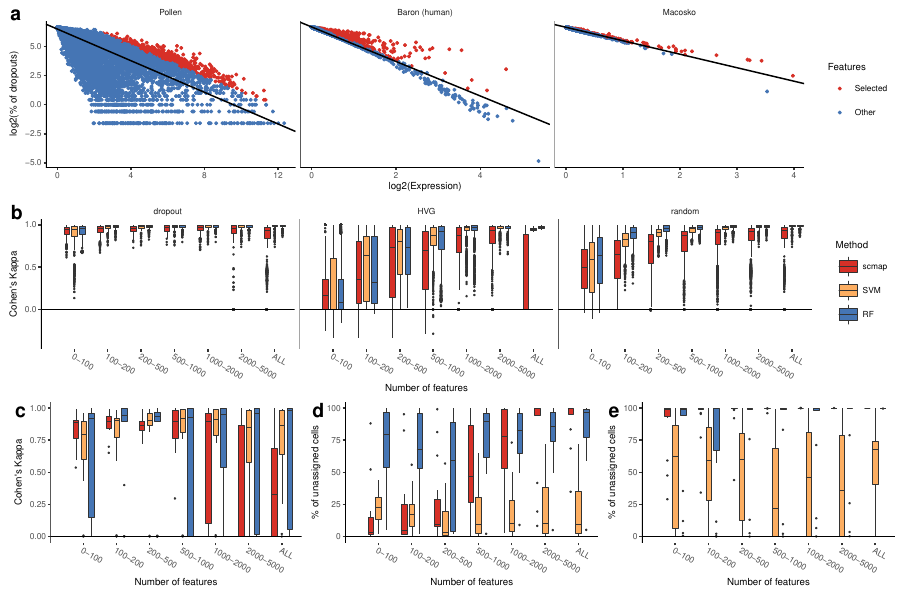

Reproduce this figure in R.
library(cowplot)

cols1 <- c("#d73027", "#4575b4")

f_select <- read.csv("data/fig1a.csv")
f_select$Dataset <- factor(f_select$Dataset, levels = c("Pollen", "Baron (human)", "Macosko"))
f_select$Features <- factor(f_select$Features, levels = c("Selected", "Other"))
lm_fit <- unique(f_select[,5:7])
p_s1a <- ggplot(f_select, aes(x = expression, y = dropouts, colour = Features)) + 
    facet_grid(. ~ Dataset, scales = "free_x") +
    geom_point(size = 0.7) + scale_colour_manual(values = cols1) + 
    labs(x = "log2(Expression)", y = "log2(% of dropouts)") + 
    geom_abline(data = lm_fit, aes(intercept = lm_intercept, slope = lm_slope)) + 
    theme_classic() +
    theme(axis.line=element_blank(), strip.background = element_rect(colour = "white")) +
    annotate("segment", x=-Inf, xend=Inf, y=-Inf, yend=-Inf, color = "black")+
    annotate("segment", x=-Inf, xend=-Inf, y=-Inf, yend=Inf, color = "black")

cols <- c("#d73027", "#fdae61", "#4575b4")

self_proj <- read.csv("data/fig1b.csv")
self_proj$n_features <- factor(self_proj$n_features, levels = c("0-100", "100-200", "200-500", "500-1000", "1000-2000", "2000-5000", "ALL"))
self_proj$Features <- factor(self_proj$Features, levels = c("dropout", "HVG", "random"))
self_proj$Method <- factor(self_proj$Method, levels = c("scmap", "SVM", "RF"))

p_s1b <- ggplot(self_proj, aes(n_features, kappa, fill = Method)) +
    geom_boxplot(size = 0.1, width = 0.5, position = position_dodge(width = 0.7), outlier.size = 0.2) +
    facet_grid(. ~ Features) +
    scale_fill_manual(values = cols) +
    ylim(-0.4, 1) +
    theme_classic() +
    theme(axis.line=element_blank(), 
          strip.background = element_rect(colour = "white"),
          axis.text.x=element_text(angle = -30, hjust = 0)) +
    annotate("segment", x=0, xend=Inf, y=0, yend=0, color = "black") +
    annotate("segment", x=0, xend=0, y=-Inf, yend=Inf, color = "black") +
    labs(x = "Number of features", y = "Cohen's Kappa")

plot_grid(p_s1a, p_s1b, ncol = 1, labels = c("a", "b"))

ggsave("figS1.png", w = 9, h = 6)

pos_ctrls <- read.csv("data/fig1cd.csv")
pos_ctrls$n_features <- factor(pos_ctrls$n_features, levels = c("0-100", "100-200", "200-500", "500-1000", "1000-2000", "2000-5000", "ALL"))
pos_ctrls$Method <- factor(pos_ctrls$Method, levels = c("scmap", "SVM", "RF"))

p_s2a <- ggplot(pos_ctrls, aes(n_features, kappa, fill = Method)) +
    geom_boxplot(size = 0.1, width = 0.5, position = position_dodge(width = 0.7), outlier.size = 0.2) +
    facet_grid(threshold ~ .) +
    scale_fill_manual(values = cols, guide = guide_legend()) +
    theme_classic() +
    theme(axis.line=element_blank(), 
          legend.position = "top",
          strip.background = element_rect(colour = "white"),
          axis.text.x=element_text(angle = -30, hjust = 0)) +
    annotate("segment", x=0, xend=Inf, y=0, yend=0, color = "black") +
    annotate("segment", x=0, xend=0, y=-Inf, yend=Inf, color = "black") +
    labs(x = "Number of features", y = "Cohen's Kappa")

p_s2b <- ggplot(pos_ctrls, aes(n_features, uns_rate, fill = Method)) +
    geom_boxplot(size = 0.1, width = 0.5, position = position_dodge(width = 0.7), outlier.size = 0.2) +
    scale_fill_manual(values = cols, guide = guide_legend()) +
    facet_grid(threshold ~ .) +
    theme_classic() +
    theme(axis.line=element_blank(), 
          legend.position = "top",
          strip.background = element_rect(colour = "white"),
          axis.text.x=element_text(angle = -30, hjust = 0)) +
    annotate("segment", x=0, xend=Inf, y=0, yend=0, color = "black") +
    annotate("segment", x=0, xend=0, y=-Inf, yend=Inf, color = "black") +
    labs(x = "Number of features", y = "% of unassigned cells")

p_1c <- ggplot(pos_ctrls[pos_ctrls$threshold == 0.7, ], aes(n_features, kappa, fill = Method)) +
    geom_boxplot(size = 0.1, width = 0.5, position = position_dodge(width = 0.7), outlier.size = 0.2) +
    scale_fill_manual(values = cols, guide = guide_legend()) +
    theme_classic(base_size = 7) +
    theme(axis.line=element_blank(), 
          strip.background = element_rect(colour = "white"),
          legend.position = "top",
          axis.text.x=element_text(angle = -30, hjust = 0)) +
    annotate("segment", x=0, xend=Inf, y=0, yend=0, color = "black") +
    annotate("segment", x=0, xend=0, y=-Inf, yend=Inf, color = "black") +
    labs(x = "Number of features", y = "Cohen's Kappa")

p_1d <- ggplot(pos_ctrls[pos_ctrls$threshold == 0.7, ], aes(n_features, uns_rate, fill = Method)) +
    geom_boxplot(size = 0.1, width = 0.5, position = position_dodge(width = 0.7), outlier.size = 0.2) +
    scale_fill_manual(values = cols, guide = guide_legend()) +
    theme_classic(base_size = 7) +
    theme(axis.line=element_blank(),
          legend.position="top",
          strip.background = element_rect(colour = "white"),
          axis.text.x=element_text(angle = -30, hjust = 0)) +
    annotate("segment", x=0, xend=Inf, y=0, yend=0, color = "black") +
    annotate("segment", x=0, xend=0, y=-Inf, yend=Inf, color = "black") +
    labs(x = "Number of features", y = "% of unassigned cells")

neg_ctrls <- read.csv("data/fig1e.csv")
neg_ctrls$n_features <- factor(neg_ctrls$n_features, levels = c("0-100", "100-200", "200-500", "500-1000", "1000-2000", "2000-5000", "ALL"))
neg_ctrls$Method <- factor(neg_ctrls$Method, levels = c("scmap", "SVM", "RF"))

p_1e <- ggplot(neg_ctrls[neg_ctrls$threshold == 0.7, ], aes(n_features, uns_rate, fill = Method)) +
    geom_boxplot(size = 0.1, width = 0.5, position = position_dodge(width = 0.7), outlier.size = 0.2) +
    scale_fill_manual(values = cols, guide = guide_legend()) +
    theme_classic(base_size = 7) +
    theme(axis.line=element_blank(), 
          strip.background = element_rect(colour = "white"),
          legend.position = "top",
          axis.text.x=element_text(angle = -30, hjust = 0)) +
    annotate("segment", x=0, xend=Inf, y=0, yend=0, color = "black") +
    annotate("segment", x=0, xend=0, y=-Inf, yend=Inf, color = "black") +
    labs(x = "Number of features", y = "% of unassigned cells")

p_s2c <- ggplot(neg_ctrls, aes(n_features, uns_rate, fill = Method)) +
    geom_boxplot(size = 0.1, width = 0.5, position = position_dodge(width = 0.7), outlier.size = 0.2) +
    facet_grid(threshold ~ .) +
    scale_fill_manual(values = cols, guide = guide_legend()) +
    theme_classic() +
    theme(axis.line=element_blank(), 
          legend.position = "top",
          strip.background = element_rect(colour = "white"),
          axis.text.x=element_text(angle = -30, hjust = 0)) +
    annotate("segment", x=0, xend=Inf, y=0, yend=0, color = "black") +
    annotate("segment", x=0, xend=0, y=-Inf, yend=Inf, color = "black") +
    labs(x = "Number of features", y = "% of unassigned cells")

plot_grid(p_s2a, p_s2b, p_s2c, nrow = 1, labels = c("a", "b", "c"))
ggsave("figS2.png", w = 9, h = 6)

second_row <- plot_grid(p_1c, p_1d, p_1e, nrow = 1, labels = c("c", "d", "e"))
plot_grid(plot_grid(NULL, NULL, nrow = 1, labels = c("a", "b")), second_row, ncol = 1, rel_heights = c(2.3, 2))
ggsave("fig1.pdf", w = 9, h = 6)

downsampling <- read.csv("data/figS3ab.csv")
downsampling$n_features <- factor(downsampling$n_features, levels = c("0-100", "100-200", "200-500", "500-1000", "1000-2000", "2000-5000", "ALL"))

p_s3a <- ggplot(downsampling, aes(n_features, kappa, fill = Method)) +
    geom_boxplot(size = 0.1, width = 0.5, position = position_dodge(width = 0.7), outlier.size = 0.2) +
    facet_grid(downsample_frac ~ .) +
    scale_fill_manual(values = cols, guide = guide_legend()) +
    theme_classic() +
    theme(axis.line=element_blank(), 
          legend.position = "top",
          strip.background = element_rect(colour = "white"),
          axis.text.x=element_text(angle = -30, hjust = 0)) +
    annotate("segment", x=0, xend=Inf, y=0, yend=0, color = "black") +
    annotate("segment", x=0, xend=0, y=-Inf, yend=Inf, color = "black") +
    labs(x = "Number of features", y = "Cohen's Kappa")

p_s3b <- ggplot(downsampling, aes(n_features, uns_rate, fill = Method)) +
    geom_boxplot(size = 0.1, width = 0.5, position = position_dodge(width = 0.7), outlier.size = 0.2) +
    scale_fill_manual(values = cols, guide = guide_legend()) +
    facet_grid(downsample_frac ~ .) +
    theme_classic() +
    theme(axis.line=element_blank(), 
          legend.position = "top",
          strip.background = element_rect(colour = "white"),
          axis.text.x=element_text(angle = -30, hjust = 0)) +
    annotate("segment", x=0, xend=Inf, y=0, yend=0, color = "black") +
    annotate("segment", x=0, xend=0, y=-Inf, yend=Inf, color = "black") +
    labs(x = "Number of features", y = "% of unassigned cells")

featurs <- read.csv("data/figS3c.csv")
featurs$group <- paste(featurs$n_features, featurs$downsample_rate)
featurs$n_features <- as.factor(featurs$n_features)

p_s3c <- ggplot(featurs, aes(n_features, jaccard_index, fill = Method, group = group)) +
    geom_boxplot(size = 0.1, width = 0.5, position = position_dodge(width = 0.7), outlier.size = 0.2) +
    ylim(0,1) +
    scale_fill_manual(values = cols, guide = guide_legend()) +
    facet_grid(downsample_rate ~ .) +
    theme_classic() +
    theme(axis.line=element_blank(), 
          legend.position = "top",
          strip.background = element_rect(colour = "white"),
          axis.text.x=element_text(angle = -30, hjust = 0)) +
    annotate("segment", x=0, xend=Inf, y=0, yend=0, color = "black") +
    annotate("segment", x=0, xend=0, y=-Inf, yend=Inf, color = "black") +
    labs(x = "Number of features", y = "Jaccard Index")




plot_grid(p_s3a, p_s3b, p_s3c, nrow = 1, labels = c("a", "b", "c"))
ggsave("figS3.png", w = 9, h = 6)

